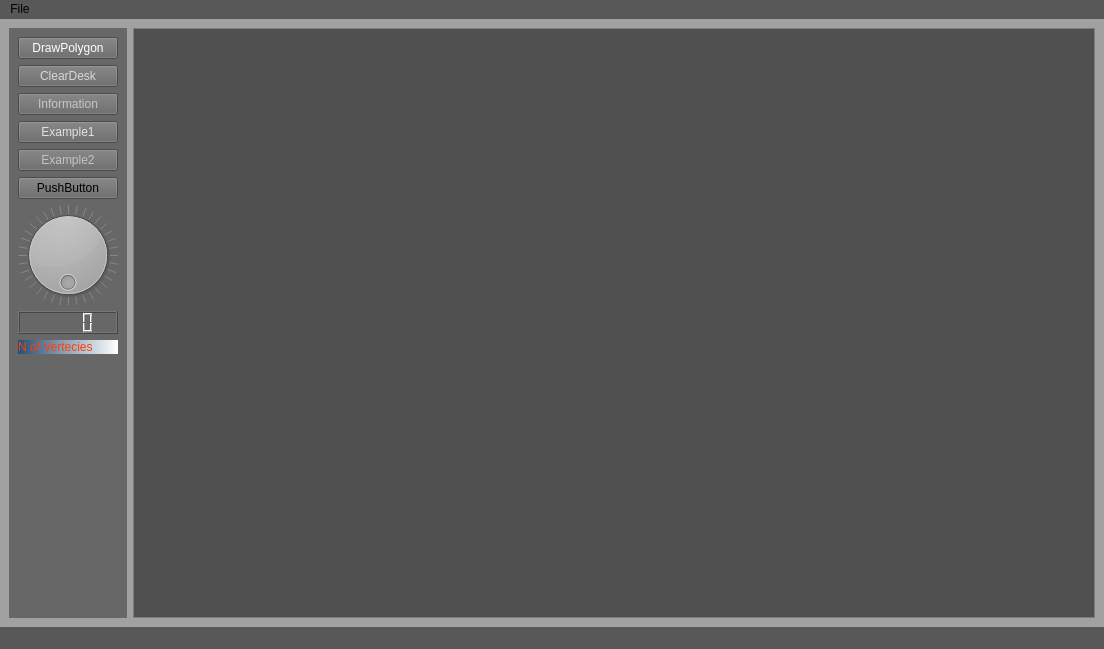
<?xml version="1.0" encoding="UTF-8"?>
<ui version="4.0">
 <class>MainWindow</class>
 <widget class="QMainWindow" name="MainWindow">
  <property name="geometry">
   <rect>
    <x>0</x>
    <y>0</y>
    <width>1104</width>
    <height>649</height>
   </rect>
  </property>
  <property name="windowTitle">
   <string>MainWindow</string>
  </property>
  <property name="styleSheet">
   <string notr="true">background-color: rgb(88, 88, 88);</string>
  </property>
  <widget class="QWidget" name="centralwidget">
   <property name="styleSheet">
    <string notr="true">background-color: rgb(161, 161, 161);</string>
   </property>
   <layout class="QHBoxLayout" name="horizontalLayout">
    <item>
     <widget class="QWidget" name="widget" native="true">
      <property name="styleSheet">
       <string notr="true">background-color: rgb(103, 103, 103);</string>
      </property>
      <layout class="QVBoxLayout" name="verticalLayout">
       <item>
        <widget class="QPushButton" name="DrawPolygon">
         <property name="styleSheet">
          <string notr="true">color: rgb(255, 255, 255);</string>
         </property>
         <property name="text">
          <string>DrawPolygon</string>
         </property>
         <property name="icon">
          <iconset theme="drive-optical">
           <normaloff>.</normaloff>.</iconset>
         </property>
        </widget>
       </item>
       <item>
        <widget class="QPushButton" name="ClearDesk">
         <property name="styleSheet">
          <string notr="true">color: rgb(217, 217, 217);</string>
         </property>
         <property name="text">
          <string>ClearDesk</string>
         </property>
        </widget>
       </item>
       <item>
        <widget class="QPushButton" name="Information">
         <property name="styleSheet">
          <string notr="true">color: rgb(198, 198, 198);</string>
         </property>
         <property name="text">
          <string>Information</string>
         </property>
        </widget>
       </item>
       <item>
        <widget class="QPushButton" name="Example">
         <property name="styleSheet">
          <string notr="true">color: rgb(225, 225, 225);</string>
         </property>
         <property name="text">
          <string>Example1</string>
         </property>
        </widget>
       </item>
       <item>
        <widget class="QPushButton" name="Example2">
         <property name="styleSheet">
          <string notr="true">color: rgb(195, 195, 195);</string>
         </property>
         <property name="text">
          <string>Example2</string>
         </property>
        </widget>
       </item>
       <item>
        <widget class="QPushButton" name="pushButton">
         <property name="text">
          <string>PushButton</string>
         </property>
        </widget>
       </item>
       <item>
        <widget class="QDial" name="dial">
         <property name="layoutDirection">
          <enum>Qt::RightToLeft</enum>
         </property>
         <property name="maximum">
          <number>360</number>
         </property>
         <property name="singleStep">
          <number>1</number>
         </property>
         <property name="pageStep">
          <number>0</number>
         </property>
         <property name="value">
          <number>0</number>
         </property>
         <property name="sliderPosition">
          <number>0</number>
         </property>
         <property name="orientation">
          <enum>Qt::Vertical</enum>
         </property>
         <property name="invertedAppearance">
          <bool>true</bool>
         </property>
         <property name="invertedControls">
          <bool>true</bool>
         </property>
         <property name="wrapping">
          <bool>true</bool>
         </property>
         <property name="notchTarget">
          <double>10.000000000000000</double>
         </property>
         <property name="notchesVisible">
          <bool>true</bool>
         </property>
        </widget>
       </item>
       <item>
        <widget class="QLCDNumber" name="lcdNumber"/>
       </item>
       <item>
        <widget class="QLabel" name="label">
         <property name="styleSheet">
          <string notr="true">font: 700 italic 11pt &quot;Segoe UI&quot;;
color: rgb(255, 62, 3);
font: 700 italic 11pt &quot;Tw Cen MT&quot;;
background-color: qlineargradient(spread:pad, x1:0, y1:0, x2:1, y2:0, stop:0 rgba(39, 79, 118, 255), stop:1 rgba(255, 255, 255, 255));
border-color: rgb(255, 250, 111);</string>
         </property>
         <property name="text">
          <string>N of Vertecies</string>
         </property>
        </widget>
       </item>
       <item>
        <spacer name="verticalSpacer">
         <property name="orientation">
          <enum>Qt::Vertical</enum>
         </property>
         <property name="sizeType">
          <enum>QSizePolicy::MinimumExpanding</enum>
         </property>
         <property name="sizeHint" stdset="0">
          <size>
           <width>10</width>
           <height>30</height>
          </size>
         </property>
        </spacer>
       </item>
      </layout>
     </widget>
    </item>
    <item>
     <widget class="QScrollArea" name="scrollArea">
      <property name="widgetResizable">
       <bool>true</bool>
      </property>
      <widget class="QWidget" name="scrollAreaWidgetContents">
       <property name="geometry">
        <rect>
         <x>0</x>
         <y>0</y>
         <width>944</width>
         <height>579</height>
        </rect>
       </property>
       <property name="styleSheet">
        <string notr="true">background-color: rgb(80, 80, 80);
color: rgb(249, 65, 255);
font: 700 11pt &quot;Segoe UI&quot;;</string>
       </property>
       <layout class="QVBoxLayout" name="verticalLayout_3">
        <item>
         <widget class="QWidget" name="widget_2" native="true">
          <property name="layoutDirection">
           <enum>Qt::RightToLeft</enum>
          </property>
         </widget>
        </item>
       </layout>
      </widget>
     </widget>
    </item>
   </layout>
  </widget>
  <widget class="QMenuBar" name="menubar">
   <property name="geometry">
    <rect>
     <x>0</x>
     <y>0</y>
     <width>1104</width>
     <height>25</height>
    </rect>
   </property>
   <widget class="QMenu" name="menuFile">
    <property name="title">
     <string>File</string>
    </property>
    <widget class="QMenu" name="menuNewProject">
     <property name="title">
      <string>NewProject</string>
     </property>
     <addaction name="actionAdd_N_of_Vertecies"/>
    </widget>
    <addaction name="menuNewProject"/>
    <addaction name="actionLOAD_from_Json"/>
   </widget>
   <addaction name="menuFile"/>
  </widget>
  <widget class="QStatusBar" name="statusbar"/>
  <action name="actionFree">
   <property name="text">
    <string>Free</string>
   </property>
   <property name="toolTip">
    <string>Free</string>
   </property>
  </action>
  <action name="actionFixed">
   <property name="text">
    <string>Fixed</string>
   </property>
   <property name="toolTip">
    <string>Fixed</string>
   </property>
  </action>
  <action name="actionAdd_N_of_Vertecies">
   <property name="icon">
    <iconset theme="audio-card">
     <normaloff>.</normaloff>.</iconset>
   </property>
   <property name="text">
    <string>Add N of Vertecies</string>
   </property>
  </action>
  <action name="actionLOAD_from_Json">
   <property name="text">
    <string>LOAD from Json</string>
   </property>
  </action>
 </widget>
 <resources/>
 <connections/>
</ui>
